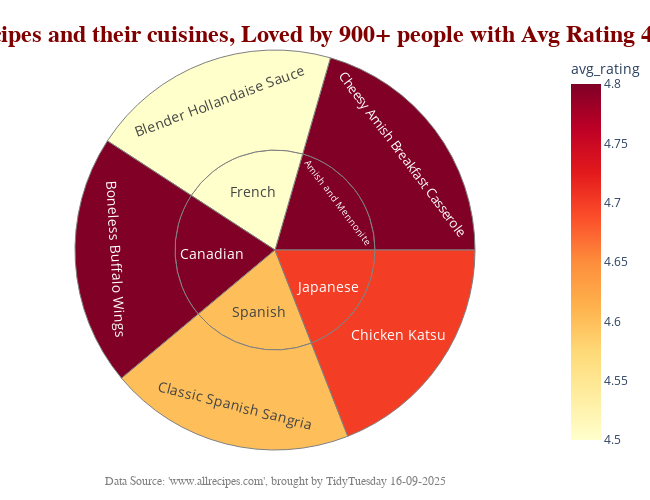

The code cell stored with this chart in its notebook:
### Markdown cell above
#### 3.2 See some top cuisines

### Code cell
# Filter top cuisines with criteria: total_ratings > 900 and avg_rating 4.5 and above to balance quantity and quality
# Intuition: A cuisine being rated by 900+ people and achieving an average rating of 4.5+ on a scale of 1 to 5, is safe to be considered as popular.
# However, this is not an exhaustive criteria at all, and there are possibly other popular recipes/cuisines as well which are not covered under this criteria.
top_cuisines = (cuisines[
    (
    (cuisines['total_ratings'] > 900) & (cuisines['avg_rating'] >= 4.5))
    ])
print(top_cuisines.nunique())

# Sort by total_ratings
top_cuisines = top_cuisines.sort_values('total_ratings', ascending=True)


# Build sunburst: country -> recipe
fig = px.sunburst(
    top_cuisines,
    path=['country', 'name'],   # hierarchy
    values='total_ratings',     # slice size = total ratings
    color='avg_rating',            # color by avg_rating
    color_continuous_scale='YlOrRd',
    hover_data=['author', 'avg_rating', 'total_ratings', 'calories'],
)

# Make some changes in layout specifications
fig.update_layout(
    title=dict(
        text="Recipes and their cuisines, Loved by 900+ people with Avg Rating 4.5+",
        x=0.5,            # center
        xanchor='center',
        yanchor='top',
        font=dict(size=24, family="Monotype Corsiva", weight='bold', color="maroon")
    ),
    width=650,   # increase for bigger plot
    height=500,  
    margin=dict(t=50, l=0, r=0, b=50),  # reduce margins
    annotations=[
        dict(
            text="Data Source: 'www.allrecipes.com', brought by TidyTuesday 16-09-2025",   # text to display
            x=0.5,                          # center horizontally
            y=-0.1,                         # below the chart
            showarrow=False,
            xref="paper", yref="paper",     # relative to entire figure
            font=dict(size=12, color="gray", family="Arial")
        )
    ]
)

# Adjustments on font size and marker colors
fig.update_traces(textfont_size=14, marker=dict(line=dict(color='gray')))

# Display plot
fig.show()

### Figure 1 — Plotly figure (JSON) as saved in the notebook; plotly's stock layout.template omitted (floating-point values rounded to 4 significant figures)
{"data": [{"branchvalues": "total", "customdata": [["sakuraiiko", 4.7, 926, "297.0"], ["Lisa", 4.6, 964, "nan"], ["BETTYCOOK", 4.8, 984, "710.0"], ["chellebelle", 4.5, 985, "163.0"], ["parothstein", 4.8, 997, "314.0"], ["sakuraiiko", 4.7, 926, "297.0"], ["Lisa", 4.6, 964, "nan"], ["BETTYCOOK", 4.8, 984, "710.0"], ["chellebelle", 4.5, 985, "163.0"], ["parothstein", 4.8, 997, "314.0"]], "domain": {"x": [0, 1], "y": [0, 1]}, "hovertemplate": "labels=%{label}<br>total_ratings=%{customdata[2]}<br>parent=%{parent}<br>id=%{id}<br>author=%{customdata[0]}<br>avg_rating=%{color}<br>calories=%{customdata[3]}<extra></extra>", "ids": ["Japanese/Chicken Katsu", "Spanish/Classic Spanish Sangria", "Canadian/Boneless Buffalo Wings", "French/Blender Hollandaise Sauce", "Amish and Mennonite/Cheesy Amish Breakfast Casserole", "Japanese", "Spanish", "Canadian", "French", "Amish and Mennonite"], "labels": ["Chicken Katsu", "Classic Spanish Sangria", "Boneless Buffalo Wings", "Blender Hollandaise Sauce", "Cheesy Amish Breakfast Casserole", "Japanese", "Spanish", "Canadian", "French", "Amish and Mennonite"], "marker": {"coloraxis": "coloraxis", "colors": [4.7, 4.6, 4.8, 4.5, 4.8, 4.7, 4.6, 4.8, 4.5, 4.8], "line": {"color": "gray"}}, "name": "", "parents": ["Japanese", "Spanish", "Canadian", "French", "Amish and Mennonite", "", "", "", "", ""], "textfont": {"size": 14}, "type": "sunburst", "values": [926.0, 964.0, 984.0, 985.0, 997.0, 926.0, 964.0, 984.0, 985.0, 997.0]}], "layout": {"annotations": [{"font": {"color": "gray", "family": "Arial", "size": 12}, "showarrow": false, "text": "Data Source: 'www.allrecipes.com', brought by TidyTuesday 16-09-2025", "x": 0.5, "xref": "paper", "y": -0.1, "yref": "paper"}], "coloraxis": {"colorbar": {"title": {"text": "avg_rating"}}, "colorscale": [[0, "rgb(255,255,204)"], [0.125, "rgb(255,237,160)"], [0.25, "rgb(254,217,118)"], [0.375, "rgb(254,178,76)"], [0.5, "rgb(253,141,60)"], [0.625, "rgb(252,78,42)"], [0.75, "rgb(227,26,28)"], [0.875, "rgb(189,0,38)"], [1, "rgb(128,0,38)"]]}, "height": 500, "legend": {"tracegroupgap": 0}, "margin": {"b": 50, "l": 0, "r": 0, "t": 50}, "title": {"font": {"color": "maroon", "family": "Monotype Corsiva", "size": 24, "weight": "bold"}, "text": "Recipes and their cuisines, Loved by 900+ people with Avg Rating 4.5+", "x": 0.5, "xanchor": "center", "yanchor": "top"}, "width": 650}}
